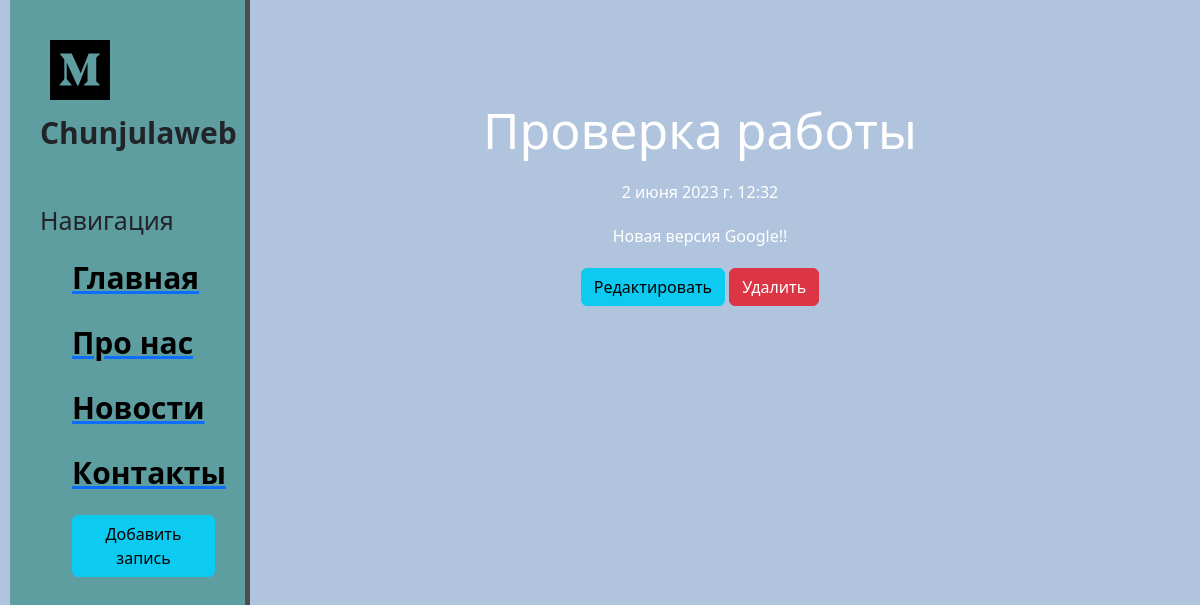
Screenshot of /news/1 with the database file from the repository.
### news/models.py (models this page shows, shortened)
class Articles(models.Model):
    title = models.CharField('Название', max_length=50)
    anons = models.CharField('Анонс', max_length=250)
    full_text = models.TextField('Статья')
    date = models.DateTimeField('Дата публикации')
    class Meta:
        verbose_name = 'Новость'
        verbose_name_plural = 'Новости'

### news/views.py (the view)
# urls.py: path('<int:pk>', views.NewsDetailView.as_view(), name='news-detail'),
class NewsDetailView(DetailView):
    model = Articles
    template_name = 'news/details_view.html'
    context_object_name = 'article'

### news/templates/news/details_view.html (shortened to what this page needs)
{% extends 'main/layout.html' %}
{% block content %}
    <div class="features">
        <h1>{{ article.title }}</h1>
        <p>{{ article.date }}</p>
        <p>{{ article.full_text }}</p>
        <a href="{% url 'news-update' article.id %}" class="btn btn-info">Редактировать</a>
        <a href="{% url 'news-delete' article.id %}" class="btn btn-danger">Удалить</a>
    </div>
{% endblock %}

### main/static/main/css/main.css (style rules this page uses)
body { background: #B0C4DE; }
main .features { float: left; color: #fff; margin-top: 100px; text-align: center; width: 75%; }
main .features h1 { font-size: 50px; }
main .features p { max-width: 400px; margin: 20px auto }

### rows the page displays
Articles: title "Проверка работы", date "2 июня 2023 г. 12:32", full_text "Новая версия Google!!"
